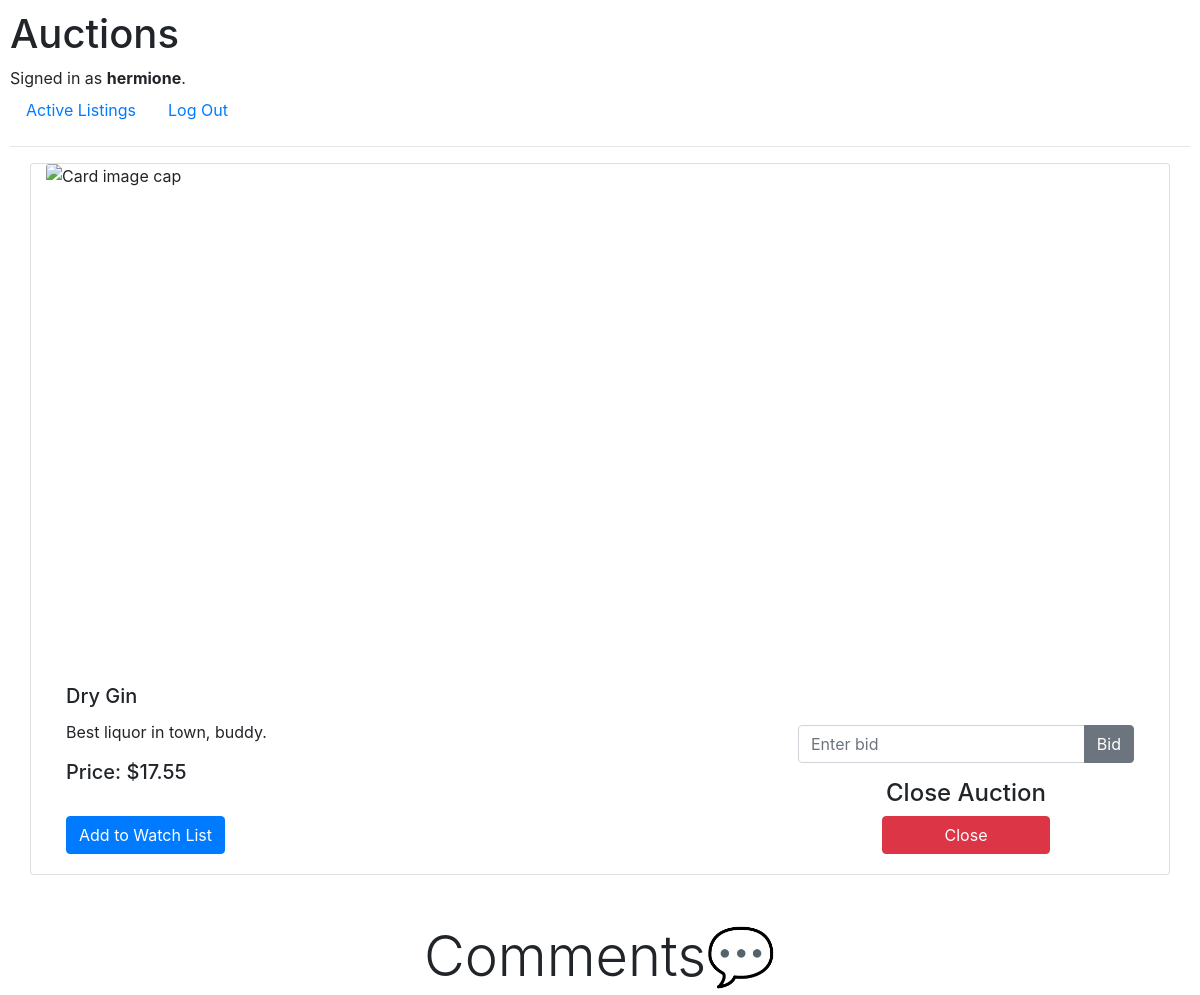
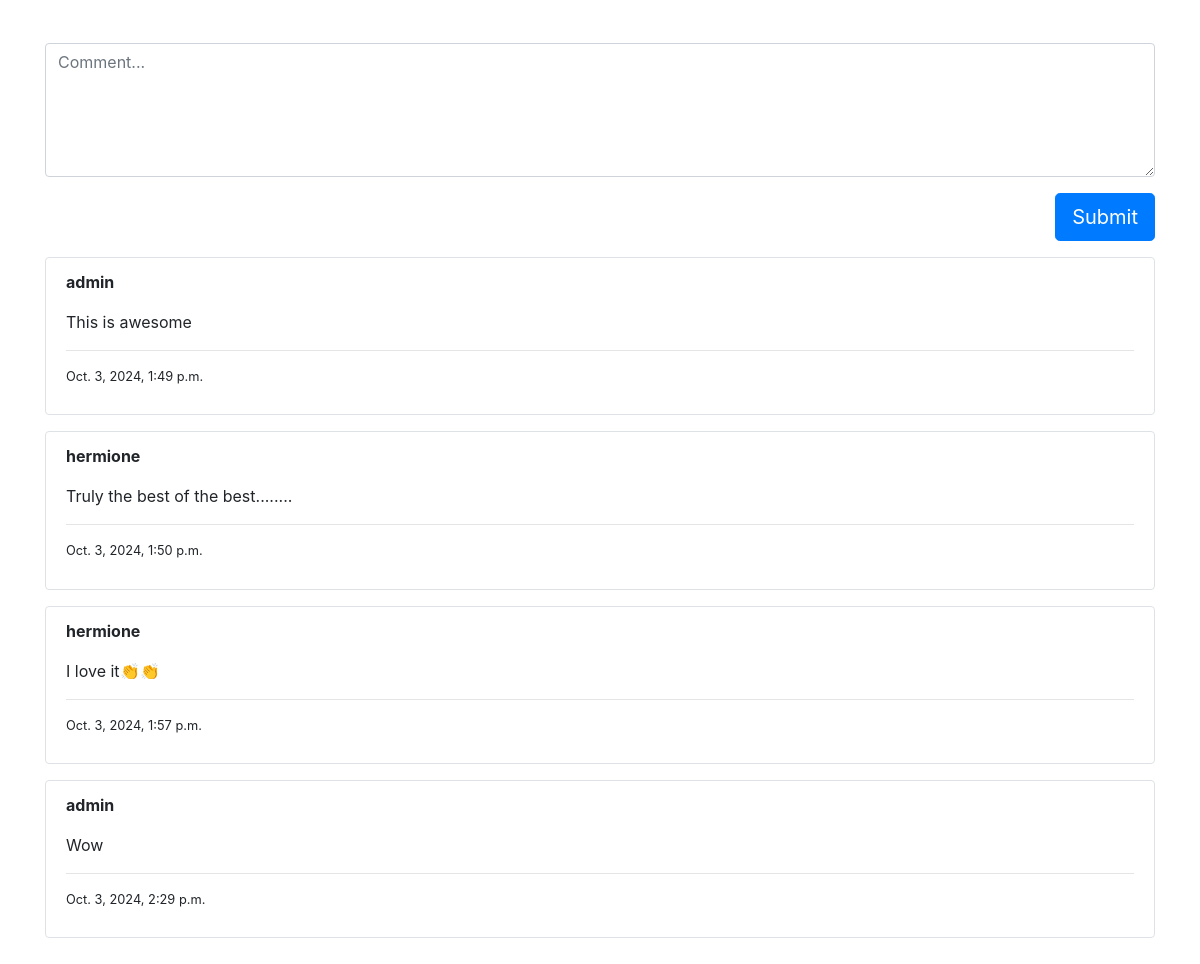
The app's page /listings/20 (signed in) with its own data (2 pictures, top to bottom).
### auctions/models.py (models this page shows, shortened)
class User(AbstractUser):
    pass

class Listing(models.Model):
    title = models.CharField(max_length=255)
    description = models.TextField()
    image_url = models.URLField(blank=True, null=True)
    active = models.BooleanField(default=True)
    created_at = models.DateTimeField(auto_now_add=True)
    user = models.ForeignKey(User, on_delete=models.CASCADE, related_name="listings")
    category = models.ForeignKey(
        Category,
        blank=True,
        null=True,
        on_delete=models.PROTECT,
        related_name="listings",
    )
    def current_price(self):
        highest_bid = self.bids.aggregate(Max("amount"))["amount__max"]
        return highest_bid if highest_bid is not None else 0

class Comment(models.Model):
    listing = models.ForeignKey(Listing, on_delete=models.CASCADE)
    user = models.ForeignKey(User, on_delete=models.CASCADE)
    text = models.TextField()
    created_at = models.DateTimeField(auto_now_add=True)

### auctions/views.py (the view)
# urls.py: path("listings/<int:pk>", views.listing_detail, name="listing-detail"),
def listing_detail(request, pk):
    is_anon_user = request.user.is_anonymous
    bidding_form = BidForm()
    comment_form = CommentForm()
    listing = get_object_or_404(Listing, pk=pk)
    comments = Comment.objects.filter(listing=listing)
    is_owner = request.user == listing.user
    is_winner = False if is_anon_user else Winner.objects.filter(user=request.user, listing=listing).exists()
    return render(
        request,
        "auctions/listing_detail.html",
        {
            "bidding_form": bidding_form,
            "comment_form": comment_form,
            "listing": listing,
            "comments": comments,
            "is_winner": is_winner,
            "is_owner": is_owner,
            "is_in_watch_list": (
                False
                if is_anon_user
                else WatchList.objects.filter(
                    user=request.user, listing=listing
                ).exists()
            ),
        },
    )

### auctions/forms.py
class BidForm(forms.Form):
    amount = forms.DecimalField(
        max_digits=7,
        decimal_places=2,
        min_value=decimal.Decimal(1.0),
        widget=forms.NumberInput(
            attrs={"class": "form-control", "placeholder": "Enter bid"}
        ),
    )

class CommentForm(forms.ModelForm):
    class Meta:
        model = Comment
        fields = ["text"]
        widgets = {
            "text": forms.Textarea(
                attrs={
                    "class": "form-control",
                    "rows": 5,
                    "placeholder": "Comment...",
                }
            ),
        }

### auctions/templates/auctions/listing_detail.html (shortened to what this page needs)
{% extends "auctions/layout.html" %}
{% block body %}
<div class="container">
  <div class="row">
    <div class="card col-12">
      <img
        class="card-img-top"
        src="{{ listing.image_url }}"
        alt="Card image cap"
        style="height: 500px; object-fit: cover"
      />
      <div
        class="card-body row justify-content-between"
        style="align-items: end"
      >
        <div class="left col-12 col-lg-8">
          <h5 class="card-title">{{ listing.title }}</h5>
          <div class="card-text">
            <p>{{ listing.description }}</p>
            <h5 class="card-text">
              Price: ${{ listing.current_price|floatformat:2 }}
            </h5>
            <br />
          </div>
          {% if user.is_authenticated and listing.active%}
          {% if is_in_watch_list %}
          <form action="{% url 'remove-from-watch-list' %}" method="POST">
            {% csrf_token %}
            <input type="hidden" name="listing_id" value="{{ listing.id }}" />
            <input
              type="submit"
              value="Remove Watch List"
              class="btn btn-danger"
            />
          </form>
          {% else %}
          <form action="{% url 'add-to-watch-list' %}" method="POST">
            <input
              type="submit"
              value="Add to Watch List"
              class="btn btn-primary"
            />
          </form>
          {% endif %}
        </div>
        <div class="right col-12 col-lg-4 text-center mt-4">
          <form action="{% url 'add-bid' %}" method="POST">
            <div class="input-group mb-3">
              {{ bidding_form.amount }}
              <div class="input-group-append">
                <input type="submit" value="Bid" class="btn btn-secondary" />
              </div>
            </div>
          </form>
          {% if is_owner %}
          <h4 class="display-6 mt-3">Close Auction</h4>
          <form action="{% url 'close-auction' %}" method="POST">
            <input type="submit" value="Close" class="btn btn-danger w-50" />
          </form>
          {% endif %}
        </div>
        {% endif %}
      </div>
    </div>
  </div>
  {% if user.is_authenticated and listing.active %}
  <h4 class="display-4 my-5 text-center">Comments💬</h4>
  <form action="{% url 'add-comment' %}" method="POST" class="mt-4">
    <div class="form-group">{{ comment_form.text }}</div>
    <div class="d-flex justify-content-end">
      <input type="submit" value="Submit" class="btn btn-primary btn-lg" />
    </div>
  </form>
  {% endif %} {% for comment in comments %}
  <div class="alert my-3 border w-100" role="alert">
    <header>
      <p><b>{{ comment.user }}</b></p>
    </header>
    <p>{{ comment.text }}</p>
    <hr />
    <p class="muted small">{{ comment.created_at }}</p>
  </div>
  {% endfor %}
</div>
{% endblock body %}

### auctions/templates/auctions/layout.html (shortened to what this page needs)
{% load static %}
<!DOCTYPE html>
<html lang="en">
    <head>
        <link rel="stylesheet" href="https://stackpath.bootstrapcdn.com/bootstrap/4.4.1/css/bootstrap.min.css">
        <link href="{% static 'auctions/styles.css' %}" rel="stylesheet">
    </head>
    <body>
        <h1>Auctions</h1>
        <div>
            {% if user.is_authenticated %}
                Signed in as <strong>{{ user.username }}</strong>.
            {% else %}
                Not signed in.
            {% endif %}
        </div>
        <ul class="nav">
            <li class="nav-item">
                <a class="nav-link" href="{% url 'index' %}">Active Listings</a>
            </li>
            {% if user.is_authenticated %}
                <li class="nav-item">
                    <a class="nav-link" href="{% url 'logout' %}">Log Out</a>
                </li>
            {% endif %}
        </ul>
        <hr>
        {% block body %}
        {% endblock %}
    </body>
</html>

### auctions/static/auctions/styles.css (style rules this page uses)
body { padding: 10px; }

### records on screen
User: username "hermione"
Listing: title "Dry Gin", description "Best liquor in town, buddy.", current_price "17.55"
Comment: user "admin", text "This is awesome", created_at "Oct. 3, 2024, 1:49 p.m."
Comment: user "hermione", text "Truly the best of the best........", created_at "Oct. 3, 2024, 1:50 p.m."
Comment: user "hermione", text "I love it👏👏", created_at "Oct. 3, 2024, 1:57 p.m."
Comment: user "admin", text "Wow", created_at "Oct. 3, 2024, 2:29 p.m."
